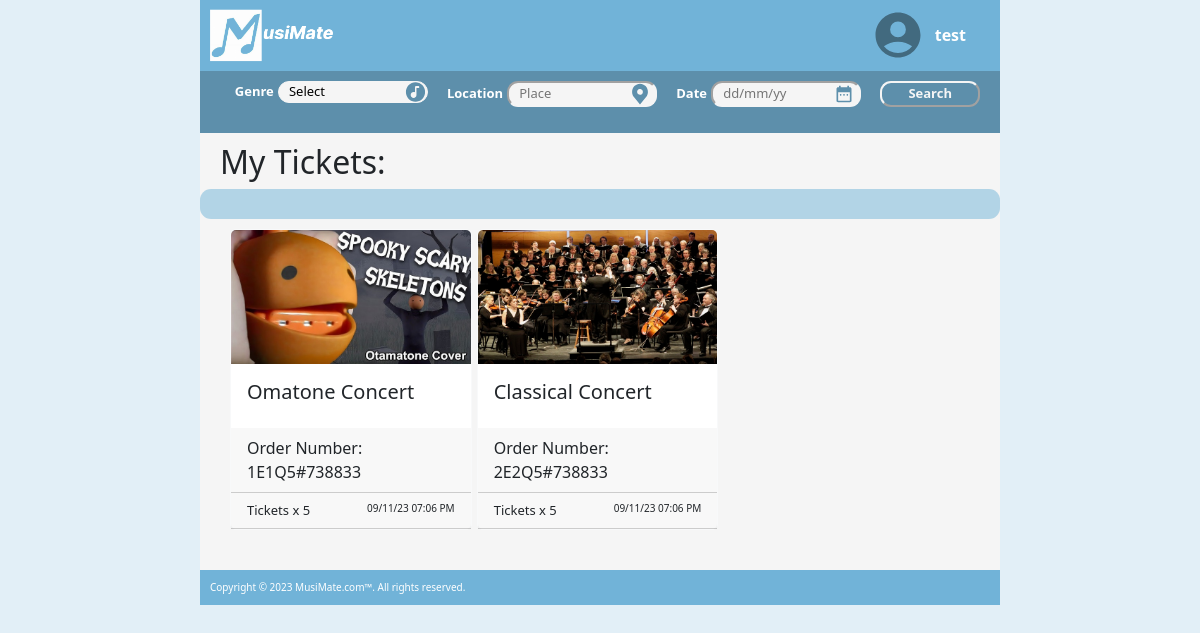
Screenshot of /tickets (signed in) with the database file from the repository.
### musimate/models.py (models this page shows, shortened)
class User(db.Model, UserMixin):
    __tablename__ = 'users' # good practice to specify table name
    id = db.Column(db.Integer, primary_key=True)
    name = db.Column(db.String(100), index=True, unique=True, nullable=False)
    email = db.Column(db.String(100), index=True, nullable=False)
    contact_number = db.Column(db.String(15), nullable=True)
    address = db.Column(db.String(255), nullable=True)
    password_hash = db.Column(db.String(255), nullable=False)
    events = db.relationship('Event', backref='user')
    comments = db.relationship('Comment', backref='user')
    orders = db.relationship("Order", backref='user')

class Order(db.Model):
    __tablename__ = 'orders'
    order_id = db.Column(db.Integer, primary_key = True)
    quantity = db.Column(db.Integer)
    booked_at = db.Column(db.DateTime, default = datetime.now())
    user_id = db.Column(db.Integer, db.ForeignKey("users.id"))
    event_id = db.Column(db.Integer, db.ForeignKey("events.id"))

class Event(db.Model):
    __tablename__ = 'events'
    id = db.Column(db.Integer, primary_key=True)
    status = db.Column(db.String(10), default='Open')
    name = db.Column(db.String(80))
    description = db.Column(db.String(200))
    genre = db.Column(db.String(40))
    location = db.Column(db.String(200))
    date = db.Column(db.DateTime)
    image = db.Column(db.String(400))
    quantity = db.Column(db.Integer)
    quantitySold = db.Column(db.Integer, default=0)
    price = db.Column(db.Float)
    user_id = db.Column(db.Integer, db.ForeignKey('users.id'))
    comments = db.relationship('Comment', backref='event')
    orders = db.relationship('Order', backref = 'event')

### musimate/views.py (the view)
@mainbp.route('/tickets')
@login_required
def tickets():
    tickets = db.session.scalars(
        db.select(Order).where(Order.user == current_user)).all()
    genres = db.session.scalars(db.select(Event.genre.distinct())).all()
    return render_template('tickets.html', tickets=tickets, num_tickets=len(tickets), genres=genres, selected_genre='Select')

### musimate/templates/tickets.html
{% extends 'base.html' %}
{% block content %}
<h2 style="margin-left: 20px; padding-top:10px">My Tickets:</h2>
<div class="break">
</div>
<div class="padding">
   <div class="row">
      {% if num_tickets == 0 %}
      <div class="d-flex p-4 justify-content-center">
         <h4>No Tickets</h4>
      </div>
      {% else %}
      <div class="card-group">
         {% for ticket in tickets %}
         <div class="col-lg-4 col-md-4 col-sm-6">
            <a href="{{ url_for('event.show', id=ticket.event.id) }}" style="text-decoration:none">
               <div class="card border-light" style="max-width: 20rem; ">
                  <img class="card-img-top" src="{{ ticket.event.image }}" alt="Card image" style="width:100%">
                  <div class="card-body">
                     <h5 class="card-title">{{ ticket.event.name }}</h5>
                  </div>
                  <div class="card-header d-flex justify-content-between">
                     <div style="font-size: medium;">
                        Order Number: {{ ticket.order_id}}E{{ ticket.event_id}}Q{{ ticket.quantity }}#{{ ticket.booked_at.toordinal() }}
                     </div>
                  </div>
                  <div class="card-header d-flex justify-content-between">
                     <div style="font-size: small;">
                        Tickets x {{ ticket.quantity }}
                     </div>
                     <div style="font-size:x-small">
                        {{ ticket.booked_at.strftime("%d/%m/%y %I:%M %p") }}
                     </div>
                  </div>
               </div>
            </a>
         </div>
         {% endfor %}
      </div>
      {% endif %}
   </div>
</div>
{% endblock %}

### musimate/templates/base.html (shortened to what this page needs)
<html>
<head>
   <link rel="stylesheet" href="{{ url_for('static', filename='styles/style.css') }}">
   <link rel="stylesheet" href="https://cdn.jsdelivr.net/npm/bootstrap@5.3.2/dist/css/bootstrap.min.css"
>
</head>
<body class="body">
   <div class="row">
      <div class="d-flex justify-content-center">
         <div class="col-sm-12 col-md-10 col-lg-8 align-self-center">
            <nav class="navbar">
               <div class="row" style="width: 100%">
                  <div class="col">
                     <a role="button" href="{{ url_for('main.index') }}">
                        <img id="logo" src="/static/image/Capture.PNG" alt="Logo" height="55" style="margin-left: 8px;">
                     </a>
                  </div>
                  <div class="col">
                     <div class="d-flex justify-content-end align-items-center">
                        <a data-bs-toggle="dropdown" aria-dropeffect="move">
                           <img src="/static/svg/user-4-fill.svg" alt="User Icon" class="userIcon">
                        </a>
                        {% if current_user.is_authenticated %}
                        <a class="login">{{current_user.name}}</a>
                        {% else %}
                        <a class="login" href="{{ url_for('auth.login') }}" role="button">Log In</a>
                        {% endif %}
                     </div>
                  </div>
               </div>
            </nav>
            <div class="searchBar">
               <form action="{{url_for('main.search')}}">
                  <div class="d-flex justify-content-between">
                     <div class="input-group" style="justify-content: center;">
                        <div>
                           <label for="Genre" style="color:white; font-size:small; font-weight: bold;">Genre </label>
                           <select class="searchInput" name="genre" id="Genre">
                              <option value="{{ selected_genre }}">{{ selected_genre }}</option>
                           </select>
                        </div>
                        <div>
                           <label for="Location"
                              style="color:white; font-size:small; font-weight: bold;">Location</label>
                           <input class="searchInput" type="text" name="location" id="Location" placeholder="Place"
                              value="{{ selected_location }}">
                        </div>
                        <div>
                           <label for="Date" style="color:white; font-size:small; font-weight: bold;">Date </label>
                           <input class="searchInput" type="text" name="date" id="Date" placeholder="dd/mm/yy"
                              value="{{ selected_date }}">
                        </div>
                        <div>
                           <div class="d-flex justify-content-center align-items-center" style=" height:100%">
                              <button class="searchSubmit" type="submit">Search</button>
                           </div>
                        </div>
                     </div>
               </form>
            </div>
         </div>
         <div class="main">
            {% block content %}
            {% endblock %}
         </div>
      </div>
   </div>
</body>
<footer>
   <div class="d-flex justify-content-center">
      <div class="col-sm-12 col-md-10 col-lg-8 align-self-center">
         <div class="footerBox">
            Copyright © {{ year }} MusiMate.com™. All rights reserved.
         </div>
      </div>
   </div>
</footer>
</html>

### musimate/static/styles/style.css (style rules this page uses)
.body { background-color: rgba(113, 179, 216, 0.20); }
.footerBox { background-color: rgba(113, 179, 216); font-size: x-small; color: white; padding: 10px; }
.break { background-color: rgba(113, 179, 216, 0.50); width: 100%; height: 30px; border-radius: 11px; margin-bottom: 10px; font-size: medium; font-weight: bold; padding-left: 10px; }
.padding { margin-left: 30px; margin-right: 30px; }
.login { color: white; margin: 10px; font-weight: bold; text-decoration: none; }
.navbar { background-color: rgb(113, 179, 216); width: 100%; height: fit-content; padding: 10px; }
.userIcon { width: 64px; padding-left: 10px; filter: invert(42%) sepia(19%) saturate(839%) hue-rotate(157deg) brightness(87%) contrast(94%); }
.searchBar { background-color: rgba(93, 143, 171); width: 100%; height: fit-content; padding-left: 10px; padding-right: 10px; padding-bottom: 5px; padding-top: 5px; }
.main { background-color: rgba(245, 245, 245); width: 100%; height: fit-content; padding-bottom: 30px; }
#Genre.searchInput, #genre.createEvent { background-image: url("../svg/genre.svg"); background-repeat: no-repeat; background-size: 23px 23px; background-position: right; }
#Genre.searchInput { appearance: none; }
#Date.searchInput { background-image: url("../svg/date.svg"); background-repeat: no-repeat; background-size: 30px 20px; background-position: right; }
#Location.searchInput, #location.createEvent { background-image: url("../svg/location.svg"); background-repeat: no-repeat; background-size: 30px 23px; background-position: right; }
.searchInput { border-radius: 11px; font-size: small; background-color: rgba(245, 245, 245); border-color: rgba(245, 245, 245); width: 150px; padding-left: 10px; padding-right: 30px; margin-right: 5px; margin-top: 5px; margin-bottom: 5px; }
.searchBar label { margin-left: 15px; }
.searchSubmit { color: rgba(245, 245, 245); border-radius: 11px; border-color: rgba(245, 245, 245); background-color: rgba(93, 143, 171); font-size: small; font-weight: bold; width: 100px; margin-left: 15px; }
a { text-decoration: none !important; }
.card { margin-bottom: 10px; margin-right: 5px; height: 100%; }

### rows the page displays
User: name "test"
Order: event.image (picture), event.name "Omatone Concert", order_id "1", event_id "1", quantity "5", booked_at.toordinal "738833", booked_at "09/11/23 07:06 PM"
Order: event.image (picture), event.name "Classical Concert", order_id "2", event_id "2", quantity "5", booked_at.toordinal "738833", booked_at "09/11/23 07:06 PM"

### other values shown
form field genre "Select"
